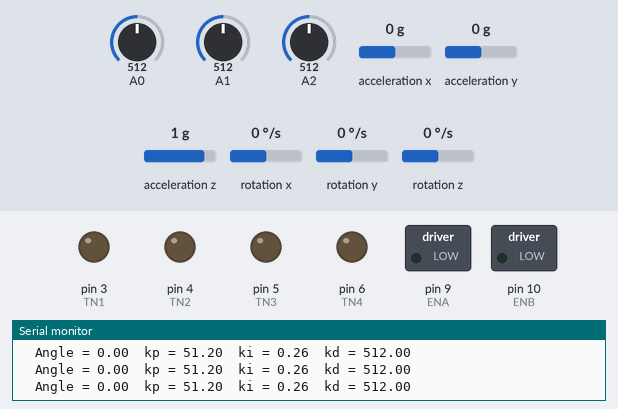
The sketch below on a simulated Arduino Uno, built with avr-gcc and run on an emulated ATmega328P. Parts: switched loads named in the sketch (green lamp = pin HIGH), output pins drawn as LEDs (lit = HIGH), the last lines printed to the serial monitor. The test bench sets the inputs (shaded band); at power-on: acceleration y 0 g, rotation x 0 °/s, A0 = 512, A1 = 512, A2 = 512, acceleration x 0 g, acceleration z 1 g, rotation y 0 °/s, rotation z 0 °/s.

Above: at 2.0 s.
2.1 s: acceleration y set to -1.4 g
At 3.2 s:
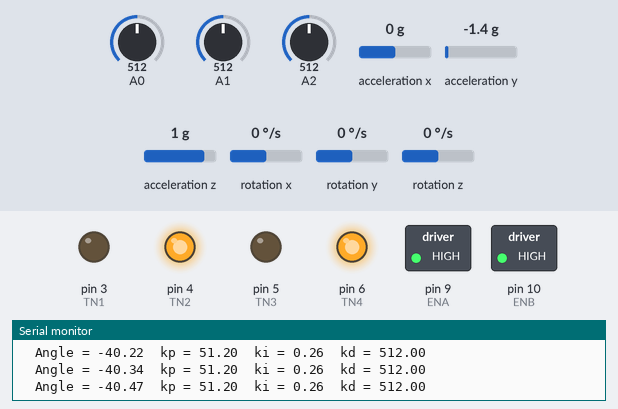
At 4.7 s:
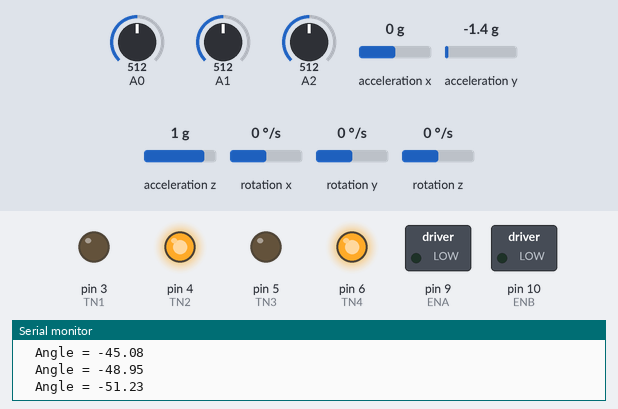
5.0 s: rotation x set to 49 °/s
7.3 s: A0 set to 35
At 9.6 s:
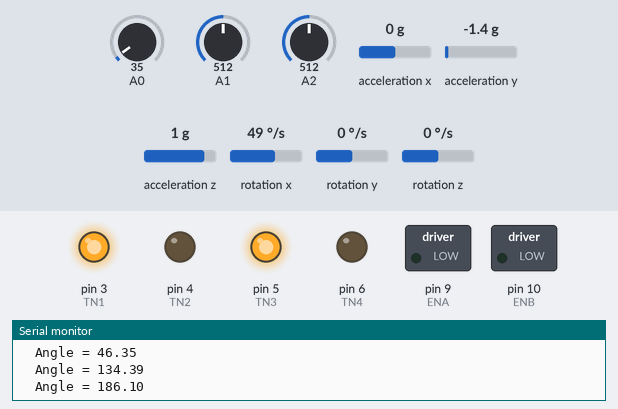
Timing chart, 0 to 11.1 s (numbered marks = the images above; inputs shaded):
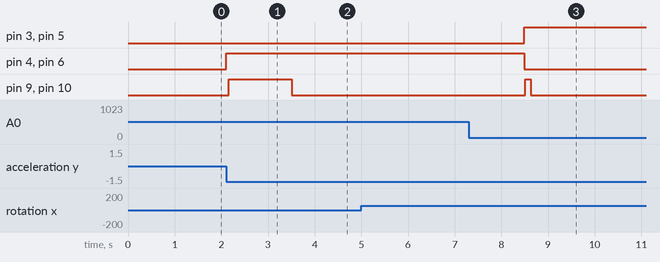

Measured:
- after the input at 2.1 s, pin 4 (TN2), pin 6 (TN4): LOW → HIGH at once; pin 9 (ENA), pin 10 (ENB): LOW → HIGH after 0.06 s, → LOW 1.4 s later

The sketch:

Upright_Rover.ino
```cpp
// SainSmart Instabots Upright Rover rev. 2.0
// http://www.sainsmart.com


#include <Wire.h>
#include <SPI.h>
#include <Mirf.h>
#include <nRF24L01.h>
#include <MirfHardwareSpiDriver.h>

#include <MPU6050.h>

MPU6050 accelgyro;
MPU6050 initialize;
int16_t ax, ay, az;
int16_t gx, gy, gz;

#define Gry_offset 0  //The offset of the gyro
#define Gyr_Gain 16.348
#define Angle_offset 0  // The offset of the accelerator
#define RMotor_offset 0 // The offset of the Motor
#define LMotor_offset 0  // The offset of the Motor
#define pi 3.14159

float kp, ki, kd;
float Angle_Raw, Angle_Filtered, omega;
float Turn_Speed = 0, Turn_Speed_K = 0;
float Run_Speed = 0, Run_Speed_K = 0;
float LOutput,ROutput;

unsigned long preTime = 0;
unsigned long lastTime;
float Input, Output;
float errSum, dErr, error, lastErr;
int timeChange;

int TN1=3;
int TN2=4;
int ENA=9;
int TN3=5;
int TN4=6;
int ENB=10;

struct Axis  // Datas from remote control
{
  uint16_t axis_1;
  uint16_t axis_2;
  uint16_t axis_3;
  uint16_t axis_4;
  uint16_t axis_5;
  uint16_t axis_6;
  uint16_t axis_7;
  uint16_t axis_8;
};
Axis axis_x;

struct Gesture  // Datas send back to remote control
{
  float angle;
  float omega;
  int speed;
  int P;
  int I;
  int D;
  uint16_t null_1;
  uint16_t null_2;
};
Gesture data;

void setup()
{
  Wire.begin();
  Serial.begin(115200);
  /* If the robot was turned on with the angle over 45(-45) degrees,the wheels will not spin until the robot is in right position. */
  accelgyro.initialize();
  initialize.setFullScaleGyroRange(MPU6050_GYRO_FS_2000);;
  for(int i = 0; i < 200; i++)  // Looping 200 times to get the real gesture when starting
  {
    Filter();
  }
  if (abs(Angle_Filtered) < 45)  // Start the robot after cleaning data
  {
    omega = Angle_Raw = Angle_Filtered = 0;
    Filter();
    Output = error = errSum = dErr = Run_Speed = Turn_Speed = 0;
    myPID();
  }

  pinMode(TN1,OUTPUT);
  pinMode(TN2,OUTPUT);
  pinMode(TN3,OUTPUT);
  pinMode(TN4,OUTPUT);
  pinMode(ENA,OUTPUT);
  pinMode(ENB,OUTPUT);

  // 24L01 initialization
  Mirf.spi = &MirfHardwareSpi;
  Mirf.init();
  Mirf.setRADDR((byte *)"serv1");
  Mirf.payload = 16;
  Mirf.config();
}

void loop()
{
  Filter();
  Serial.print("  Angle = ");
  Serial.print(Angle_Filtered);
  // If angle > 45 or < -45 then stop the robot
  if (abs(Angle_Filtered) < 45)
  {
    Recive();
    myPID();
    PWMControl();
  }
  else
  {
    analogWrite(ENA, 0);  // Stop the wheels
    analogWrite(ENB, 0);  // Stop the wheels

    for(int i = 0; i < 100; i++)  // Keep reading the gesture after falling down
    {
      Filter();
    }

    if(abs(Angle_Filtered) < 45)  // Empty datas and restart the robot automaticly
    {
      for(int i = 0; i <= 500; i++)  // Reset the robot and delay 2 seconds
      {
        omega = Angle_Raw = Angle_Filtered = 0;
        Filter();
        Output = error = errSum = dErr = Run_Speed = Turn_Speed = 0;
        myPID();
      }
    }
  }
  Serial.println();
}

void Recive()
{
  if(!Mirf.isSending() && Mirf.dataReady()){  // Read datas from the romote controller
    Mirf.getData((byte *) &axis_x);
    /*Serial.print("axis_1=");
    Serial.print(axis_x.axis_1);
    Serial.print("  axis_2=");
    Serial.println(axis_x.axis_2);
    Serial.print("  axis_3=");
    Serial.print(axis_x.axis_3);
    Serial.print("  axis_4=");
    Serial.print(axis_x.axis_4);
    Serial.print("  axis_5=");
    Serial.print(axis_x.axis_5);
    Serial.print("  axis_6=");
    Serial.print(axis_x.axis_6);
    Serial.print("  axis_7=");
    Serial.print(axis_x.axis_7);
    Serial.print("  axis_8=");
    Serial.println(axis_x.axis_8);*/

    Mirf.setTADDR((byte *)"clie1");
    Mirf.send((byte *) &data);  // Send datas back to the controller

    if(axis_x.axis_1 >= 520)  // Y axis datas from joystick_1
    {
      Turn_Speed = map(axis_x.axis_1, 520, 1023, 0, 30);  // 30 is the max turning speed, you can set it yourself
    }
    else if(axis_x.axis_1 <= 480)
    {
      Turn_Speed = map(axis_x.axis_1, 480 ,0, 0, -30);  // 30 is the max turning speed, you can set it yourself
    }
    else
    {
      Turn_Speed = 0;
    }

    if(axis_x.axis_2 >= 520)  // X axis datas from joystick_1
    {
      Run_Speed_K = map(axis_x.axis_2, 520, 1023, 0, 50);  // 50 is the max running speed, you can set it yourself
      Run_Speed += Run_Speed_K;
    }
    else if(axis_x.axis_2 <= 480)
    {
      Run_Speed_K = map(axis_x.axis_2, 480, 0, 0, -50);  // 50 is the max running speed, you can set it yourself
      Run_Speed += Run_Speed_K;
    }
    else
    {
      Run_Speed_K = 0;
    }
  }
  else
  {
    axis_x.axis_1 = axis_x.axis_2 = 500;
  }
}

void Filter()
{
  // Raw datas from MPU6050
  accelgyro.getMotion6(&ax, &ay, &az, &gx, &gy, &gz);
  Angle_Raw = (atan2(ay, az) * 180 / pi + Angle_offset);
  omega =  gx / Gyr_Gain + Gry_offset;
  // Filters datas to get the real gesture
  unsigned long now = millis();
  float dt = (now - preTime) / 1000.00;
  preTime = now;
  float K = 0.8;
  float A = K / (K + dt);
  Angle_Filtered = A * (Angle_Filtered + omega * dt) + (1 - A) * Angle_Raw;
  // Preparing datas which need to be shown on the LCD.
  data.omega = omega;
  data.angle = Angle_Filtered;
}

void myPID()
{
  // You can see the values both on the serial monitor and the remote controller.
  // Watch the tutorial video on youtube.
  kp = analogRead(A0) * 0.1;      Serial.print("  kp = "); Serial.print(kp);
  ki = analogRead(A1) * 0.0005;   Serial.print("  ki = "); Serial.print(ki);
  kd = analogRead(A2) * 1.0;      Serial.print("  kd = "); Serial.print(kd);
  // Preparing datas which need to be shown on the LCD.
  data.P = analogRead(A0);
  data.I = analogRead(A1);
  data.D = analogRead(A2);
  // Calculating the output values using the gesture values and the PID values.
  unsigned long now = millis();
  timeChange = (now - lastTime);
  lastTime = now;

  error = Angle_Filtered;  // Proportion
  errSum += error * timeChange;  // Integration
  dErr = (error - lastErr) / timeChange;  // Differentiation
  Output = kp * error + ki * errSum + kd * dErr;
  lastErr = error;

  LOutput = Output - Turn_Speed + Run_Speed;
  ROutput = Output + Turn_Speed + Run_Speed;
  data.speed = (LOutput + ROutput) / 2;
}

void PWMControl()
{
  if(LOutput > 0)
  {
    digitalWrite(TN1, HIGH);
    digitalWrite(TN2, LOW);
  }
  else if(LOutput < 0)
  {
    digitalWrite(TN1, LOW);
    digitalWrite(TN2, HIGH);
  }
  else
  {
    digitalWrite(ENA, 0);
  }
  if(ROutput > 0)
  {
    digitalWrite(TN3, HIGH);
    digitalWrite(TN4, LOW);
  }
  else if(ROutput < 0)
  {
    digitalWrite(TN3, LOW);
    digitalWrite(TN4, HIGH);
  }
  else
  {
    digitalWrite(ENB, 0);
  }
    analogWrite(ENA, min(255, (abs(LOutput) + LMotor_offset)));
    analogWrite(ENB, min(255, (abs(ROutput) + RMotor_offset)));
}
```
